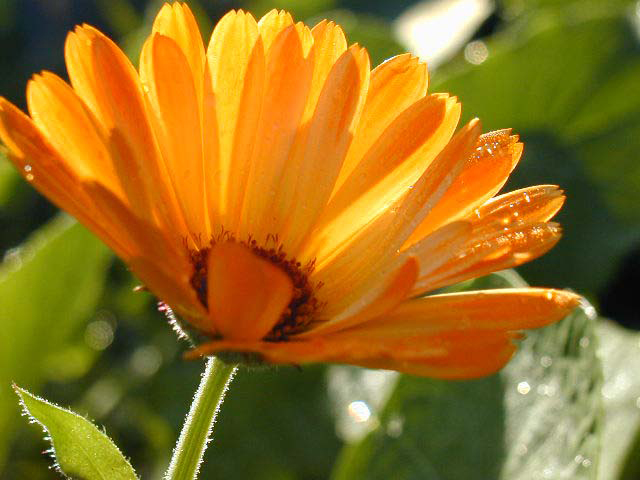
#> input picture imgProcessing/morphologicalTransformations/plant.jpg, 640 x 480 px
$ python tophat.py
#> lines starting #> are read from the running program, lines starting #| are printed output that depends on the picture
import cv2
import numpy as np

img = cv2.imread("plant.jpg",0)
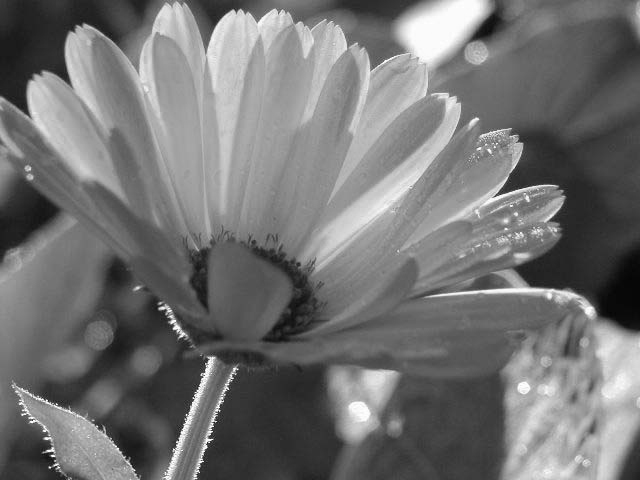
#> img: shape (480, 640); min 5, max 255, mean 114.9
kernel = np.ones((5,5),np.uint8)
tophat = cv2.morphologyEx(img,cv2.MORPH_TOPHAT,kernel)
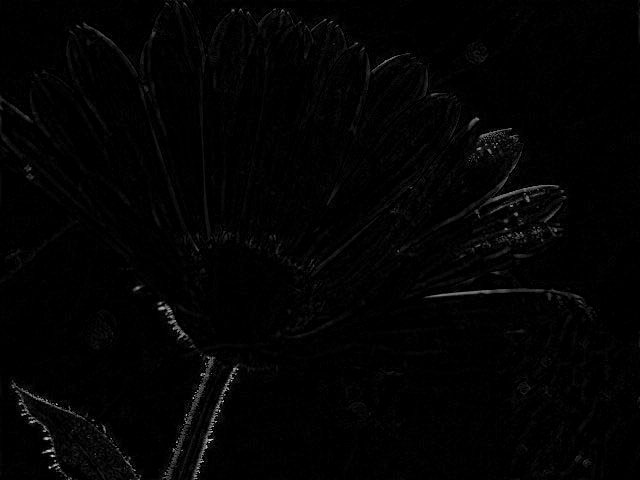
#> tophat: shape (480, 640); min 0, max 208, mean 3.1

cv2.imshow("tophat",tophat)
cv2.waitKey(0)
cv2.destroyAllWindows()
